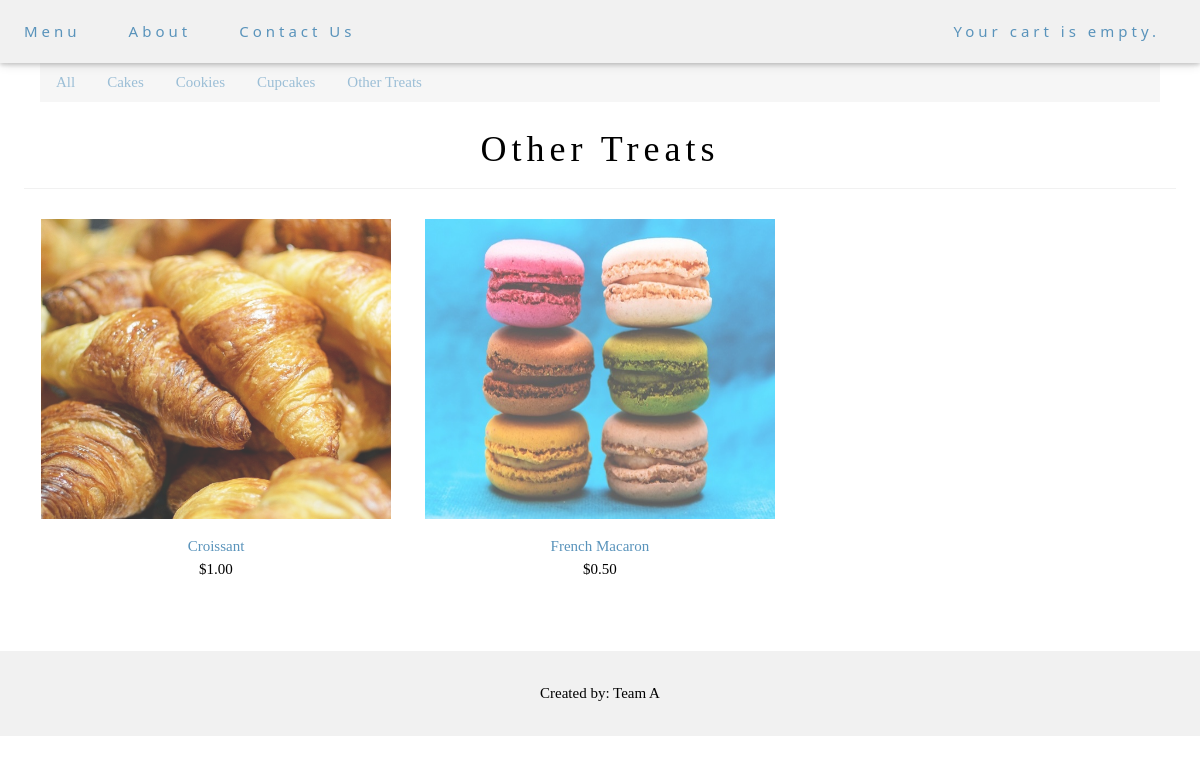
The page /other-treats/ on the database its author committed.
### shop/models.py (models this page shows, shortened)
class Category(models.Model):
    name = models.CharField(max_length=200,
                            db_index=True)
    slug = models.SlugField(max_length=200,
                            db_index=True,
                            unique=True)
    class Meta:
        ordering = ('name',)
        verbose_name = 'category'
        verbose_name_plural = 'categories'
    def get_absolute_url(self):
        return reverse('shop:product_list_by_category',
                       args=[self.slug])

class Product(models.Model):
    category = models.ForeignKey(Category,
                                 related_name='products')
    name = models.CharField(max_length=200, db_index=True)
    slug = models.SlugField(max_length=200, db_index=True)
    image = models.ImageField(upload_to='products/%Y/%m/%d',
                              blank=True)
    description = models.TextField(blank=True)
    price = models.DecimalField(max_digits=10, decimal_places=2)
    stock = models.PositiveIntegerField(validators=[MinValueValidator(0)])
    available = models.BooleanField(default=True)
    created = models.DateTimeField(auto_now_add=True)
    updated = models.DateTimeField(auto_now=True)
    class Meta:
        ordering = ('name',)
        index_together = (('id', 'slug'),)
    def get_absolute_url(self):
        return reverse('shop:product_detail',
                       args=[self.id, self.slug])

### shop/views.py (the view)
def product_list(request, category_slug=None):
    category = None
    categories = Category.objects.all()
    products = Product.objects.filter(available=True)
    if category_slug:
        category = get_object_or_404(Category, slug=category_slug)
        products = products.filter(category=category)
    return render(request,
                  'shop/product/list.html',
                  {'category': category,
                   'categories': categories,
                   'products': products})

### cart/cart.py (called while the page is built)
    def __len__(self):
        return sum(item['quantity'] for item in self.cart.values())

### cart/context_processors.py (called while the page is built)
def cart(request):
    return {'cart': Cart(request)}

### shop/templates/shop/product/list.html (shortened to what this page needs)
{% extends "shop/base.html" %}
{% load static %}
{% block content %}
<div class="w3-content w3-padding" style="max-width:1564px; margin-top:55px">
    <ul class="w3-navbar w3-light-grey w3-black w3-opacity w3-hover-opacity-off" id="myNavbar">
      <li {% if not category %}class="selected"{% endif %}>
        <a href="{% url "shop:product_list" %}">All</a>
      </li>
      {% for c in categories %}
        <li {% if category.slug == c.slug %}class="selected"{% endif %}>
          <a href="{{ c.get_absolute_url }}">{{ c.name }}</a>
        </li>
      {% endfor %}
    </ul>
</div>
 <h1 class="w3-border-bottom w3-border-light-grey w3-padding-12" style="max-width:1564px; margin-top:0px; margin-bottom:30px;">{% if category %}{{ category.name }}{% else %}Products{% endif %}</h1>
    {% for product in products %}
        <div class="w3-col l4 m6 w3-margin-bottom">
            <div class="w3-display-container">
                <a href="{{ product.get_absolute_url }}">
                    <img src="{% if product.image %}{{ product.image.url }}{% else %}{% static "img/no_image.png" %}{% endif %}" width="350" height="300" style="opacity:0.8">
                </a>
            </div>
                <p>
                <a href="{{ product.get_absolute_url }}">{{ product.name }}</a><br>
                ${{ product.price }}
                </p>
        </div>
        {% endfor %}
        {% endblock %}

### shop/static/css/w3.css (style rules this page uses)
*,*:before,*:after { box-sizing:inherit }
html { -ms-text-size-adjust:100%;-webkit-text-size-adjust:100% }
body { margin:0 }
a { background-color:transparent;-webkit-text-decoration-skip:objects }
img { border-style:none }
html,body { font-family:Verdana,sans-serif;font-size:15px;line-height:1.5 }
html { overflow-x:hidden }
h1,h2,h3,h4,h5,h6,.w3-slim,.w3-wide { font-family:"Segoe UI",Arial,sans-serif }
h1 { font-size:36px }
h1,h2,h3,h4,h5,h6 { font-weight:400;margin:10px 0 }
img { margin-bottom:-5px }
a { color:inherit }
.w3-tooltip,.w3-display-container { position:relative }
.w3-navbar { list-style-type:none;margin:0;padding:0;overflow:hidden }
.w3-navbar li { float:left }
.w3-navbar li a,.w3-navitem { display:block;padding:8px 16px }
.w3-navbar a,.w3-topnav a,.w3-sidenav a,.w3-dropdown-content a,.w3-accordion-content a,.w3-dropnav a { text-decoration:none!important }
.w3-btn,.w3-btn-floating,.w3-dropnav a,.w3-btn-floating-large,.w3-btn-block,.w3-hover-shadow,.w3-hover-opacity,.w3-hover-opacity-off,.w3-hover-sepia,.w3-hover-grayscale,.w3-hover-greyscale, .w3-navbar a,.w3-sidenav a,.w3-pagination li a,.w3-hoverable tbody tr,.w3-hoverable li,.w3-accordion-content a,.w3-dropdown-content a,.w3-dropdown-click:hover,.w3-dropdown-hover:hover,.w3-opennav,.w3-closenav,.w3-closebtn, .w3-hover-amber,.w3-hover-aqua,.w3-hover-blue,.w3-hover-light-blue,.w3-hover-brown,.w3-hover-cyan,.w3-hover-blue-grey,.w3-hover-green,.w3-hover-light-green,.w3-hover-indigo,.w3-hover-khaki,.w3-hover-lime,.w3-hover-orange,.w3-hover-deep-orange,.w3-hover-pink, .w3-hover-purple,.w3-hover-deep-purple,.w3-hover-red,.w3-hover-sand,.w3-hover-teal,.w3-hover-yellow,.w3-hover-white,.w3-hover-black,.w3-hover-grey,.w3-hover-light-grey,.w3-hover-dark-grey,.w3-hover-text-amber,.w3-hover-text-aqua,.w3-hover-text-blue,.w3-hover-text-light-blue, .w3-hover-text-brown,.w3-hover-text-cyan,.w3-hover-text-blue-grey,.w3-hover-text-green,.w3-hover-text-light-green,.w3-hover-text-indigo,.w3-hover-text-khaki,.w3-hover-text-lime,.w3-hover-text-orange,.w3-hover-text-deep-orange,.w3-hover-text-pink,.w3-hover-text-purple, .w3-hover-text-deep-purple,.w3-hover-text-red,.w3-hover-text-sand,.w3-hover-text-teal,.w3-hover-text-yellow,.w3-hover-text-white,.w3-hover-text-black,.w3-hover-text-grey,.w3-hover-text-light-grey,.w3-hover-text-dark-grey { -webkit-transition:background-color .3s,color .15s,box-shadow .3s,opacity 0.3s,filter 0.3s;transition:background-color .3s,color .15s,box-shadow .3s,opacity 0.3s,filter 0.3s }
.w3-col,.w3-half,.w3-third,.w3-twothird,.w3-threequarter,.w3-quarter { float:left;width:100% }
@media only screen and (min-width:601px) { .w3-col.m6,.w3-half { width:49.99999% } }
@media only screen and (min-width:993px) { .w3-col.l4,.w3-third { width:33.33333% } }
.w3-content { max-width:980px;margin:auto }
.w3-border-bottom { border-bottom:1px solid #ccc!important }
.w3-margin-bottom { margin-bottom:16px!important }
.w3-padding-medium,.w3-padding,.w3-form { padding:8px 16px!important }
.w3-padding-12 { padding-top:12px!important;padding-bottom:12px!important }
.w3-row-padding,.w3-row-padding>.w3-half,.w3-row-padding>.w3-third,.w3-row-padding>.w3-twothird,.w3-row-padding>.w3-threequarter,.w3-row-padding>.w3-quarter,.w3-row-padding>.w3-col { padding:0 8px }
.w3-opacity,.w3-hover-opacity:hover { opacity:0.60;filter:alpha(opacity=60);-webkit-backface-visibility:hidden }
.w3-black,.w3-hover-black:hover { color:#fff!important;background-color:#000!important }
.w3-light-grey,.w3-hover-light-grey:hover,.w3-light-gray,.w3-hover-light-gray:hover { color:#000!important;background-color:#f1f1f1!important }
.w3-border-light-grey,.w3-hover-border-light-grey:hover,.w3-border-light-gray,.w3-hover-border-light-gray:hover { border-color:#f1f1f1!important }

### shop/static/css/base.css (style rules this page uses)
body { margin:0; padding:0; font-family:Palatino, serif; }
h1, h2, h3, h4, h5 , h6 { font-family: 'Palatino', serif; font-weight:normal; }
a { text-decoration:none; color:#5993bb; }
.w3-opacity { opacity:0.60;filter:alpha(opacity=60);-webkit-backface-visibility:hidden }

### shop/templates/shop/base.html (style rules this page uses)
body { font-family: "Times New Roman", Georgia, Serif; }
h1,h2,h3,h4,h5,h6 { font-family: "Playfair Display"; letter-spacing: 5px; }

### rows shown on the page
Category: name "Cakes"
Category: name "Cookies"
Category: name "Cupcakes"
Category: name "Other Treats"
Product: image (picture), name "Croissant", price "1.00"
Product: image (picture), name "French Macaron", price "0.50"
